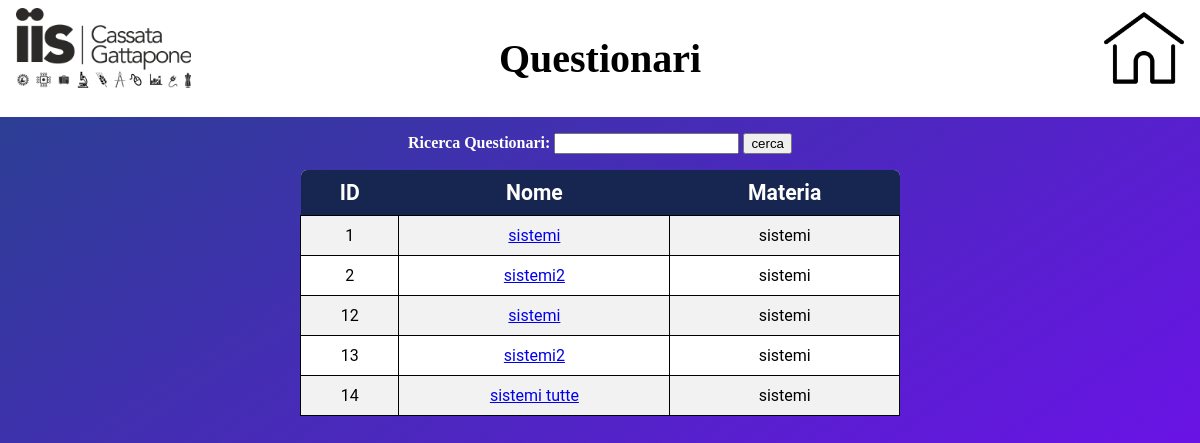
Screenshot of /WebContent/questionario_elenco.php?materia=sistemi (signed in) with the database file from the repository.
### tables this page shows
CREATE TABLE `questionari` (
  `ID` int(4) NOT NULL,
  `Nome` char(30) NOT NULL,
  `FK_Materia` char(30) NOT NULL
);

### WebContent/questionario_elenco.php (the view, shortened to what this page needs)
<!DOCTYPE html>
<html>
<head>
    <link rel="stylesheet" href="stili.css">
</head>
<body>
    <header>
        <img src="immagini/cassatagattapone.png" alt="logo iis Cassata Gattapone">
        <h1>Questionari</h1>
        <a href="index.php"><img src="immagini/home.png"/></a>
    </header>
    <form action="questionario_elenco.php" method="GET">
    <p>
    Ricerca Questionari:
<?php
echo '<input list="materie" name="materia">';
?>
<input type="submit" value="cerca">
</form>
<?php
if(isset($_GET['materia'])){
$conn = connessione();
$materia = $_GET['materia'];
if($materia!=""){
    $query = "SELECT DISTINCT * FROM questionari WHERE FK_Materia='$materia'";
}else{
    $query = "SELECT DISTINCT * FROM questionari";
}
$ris = mysqli_query($conn, $query);
echo '<table class="righe">';
echo '<tr>';
echo    '<th>ID</th>';
echo    '<th>Nome</th>';
echo    '<th>Materia</th>';
echo '</tr>';
while ($row = mysqli_fetch_assoc($ris)) {
    echo "<tr>";
    echo "<td>" . $row["ID"] . "</td>";
    echo "<td><a href='questionario_svolgi_form.php?id=". $row["ID"] ."'>".$row["Nome"] . "</a></td>";
    echo "<td>" . $row["FK_Materia"] . "</td>";
    echo "</tr>\n";
}
}
?>
   </table>
</body>
</html>

### WebContent/stili.css (style rules this page uses)
* { box-sizing: border-box; }
body { padding:0; margin:0; text-align: center; background-color: azure; }
header { background: white; padding: 0.5em 1em; margin-bottom: 1em; display: grid; grid-template-columns: 1fr 4fr 1fr }
header img { height: 5em; }
header > :first-child { text-align: left; }
header > :nth-child(2) { text-align: center; font-size: 2.5em; }
header > :last-child { text-align: right; }
table { margin-top: 1em; margin-bottom: 1em; }
td { text-align: center; }
th { border: 0.1em solid green; padding: 0.5em 1em; font-size: 1.325em; color: darkblue; }
table.righe { border-collapse: collapse; width: 50%; margin: auto; padding: 5px; font-family: "Roboto", helvetica, arial, sans-serif; }
table.righe th, table.righe td { border: 0; text-align: center; padding: 10px; }
table.righe th { background-color: #162650; color: white; }
table.righe td { border: 1px solid black; }
table.righe th:first-child { border-top-left-radius: 6px; }
table.righe th:last-child { border-top-right-radius: 6px; }
table.righe tr:nth-child(even) { background-color: #f2f2f2; }
table.righe tr:nth-child(odd) { background-color: white; }

### WebContent/questionario_elenco.php (style rules this page uses)
body { background: linear-gradient(to bottom right, #26438c, #7D05FF); background-repeat: no-repeat; background-attachment: fixed; }
p { color: white; font-weight: bold; }

### rows the page displays
questionari: ID "1", Nome "sistemi", FK_Materia "sistemi"
questionari: ID "2", Nome "sistemi2", FK_Materia "sistemi"
questionari: ID "12", Nome "sistemi", FK_Materia "sistemi"
questionari: ID "13", Nome "sistemi2", FK_Materia "sistemi"
questionari: ID "14", Nome "sistemi tutte", FK_Materia "sistemi"
